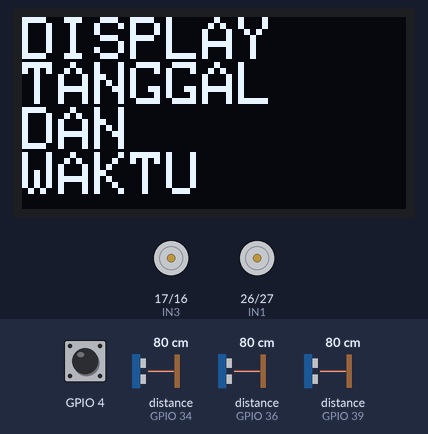
A sketch run on a simulated ESP32. On the bench: 128×64 one-colour display, motor-driver pin pairs drawn as motors (green arrow = first pin HIGH = forward, orange = second pin HIGH = backward, longer = more drive). Wiring (inferred from the names in the program): 3 × ultrasonic range finder: trigger GPIO 12, echo GPIO 34 / trigger GPIO 13, echo GPIO 36 / trigger GPIO 14, echo GPIO 39. Inputs (shaded band) come from the test bench; at power-on: GPIO 4 HIGH, distance to the obstacle (sensors on GPIO 34, GPIO 36, GPIO 39) 80 cm. The echo pulse lasts 58.3 µs per cm; the local clock reads 2024-03-15 10:24:30 at power-on unless the sketch sets it; what the sketch prints to the serial monitor is not drawn.

Above: at 2.2 s.
At 6.4 s:
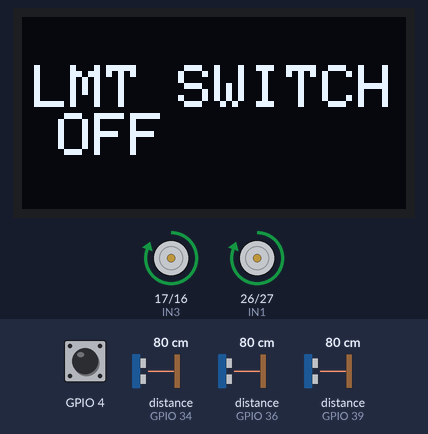
6.5 s: GPIO 4 pulled LOW for 2.5 s
At 9.1 s:
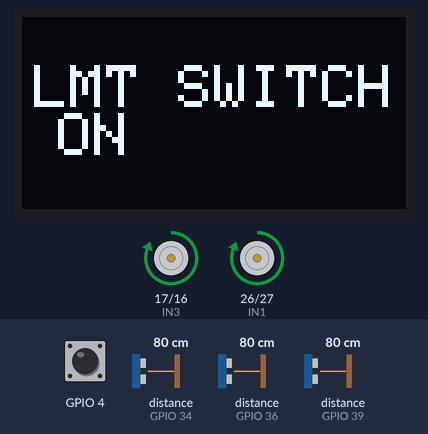
14.0 s: distance to the obstacle (sensor on GPIO 34) set to 33 cm
16.9 s: distance to the obstacle (sensor on GPIO 34) set to 28 cm
At 20.4 s:
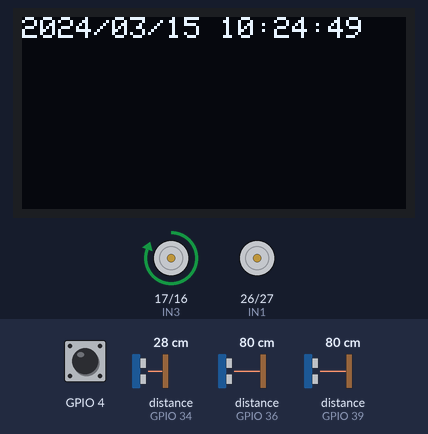
23.1 s: distance to the obstacle (sensor on GPIO 36) set to 35 cm
26.1 s: distance to the obstacle (sensor on GPIO 36) set to 27 cm
At 27.8 s:
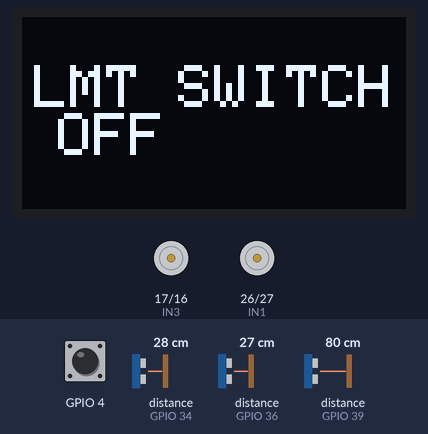
32.3 s: distance to the obstacle (sensor on GPIO 34) set to 35 cm
At 33.5 s:
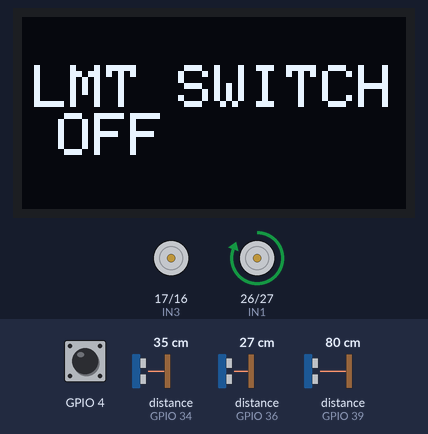
Timing chart, 0 to 35.3 s (numbered marks = the images above; inputs shaded):
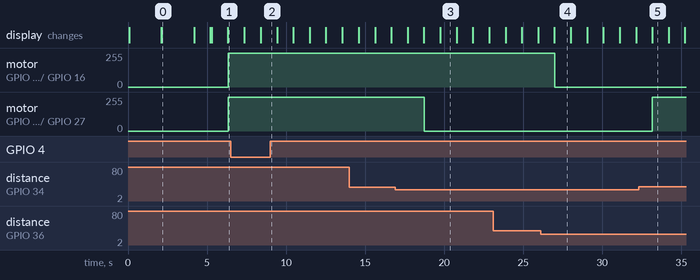

The sketch:

BRNACLEBOT_01.ino
```cpp
#include <SPI.h>
#include <Wire.h>
#include <Adafruit_GFX.h>
#include <Adafruit_SSD1306.h>
#include <RTClib.h>

#define SCREEN_WIDTH 128 // OLED display lebar dalam piksel
#define SCREEN_HEIGHT 64 // OLED display tinggi dalam piksel

// Declaration for an SSD1306 display connected to I2C (SDA, SCL pins)
#define OLED_RESET     -1 // Reset pin # (or -1 if sharing Arduino reset pin)
Adafruit_SSD1306 display(SCREEN_WIDTH, SCREEN_HEIGHT, &Wire, OLED_RESET);

//global variabel untuk membuat tulisan rata tengah
byte panjang, lebar;
int16_t  x, y;
uint16_t w, h;

//inisialisasi RTC
RTC_DS1307 rtc;
int tahun;
byte bulan, hari, jam, menit, detik;
char tanggal[20] = "yyyy/mm/dd hh:mm:ss";


//global variabel
boolean tekan;


//ultrasonik
byte trigPin1 = 12;
byte echoPin1 = 34;
byte trigPin2 = 13;
byte echoPin2 = 36;
byte trigPin3 = 14;
byte echoPin3 = 39;


byte IN1 = 26; //motor1 INA
byte IN2 = 27; //motor1 INAB
byte IN3 = 17; //motor2 INA
byte IN4 = 16; //motor2 INAB

byte Misil = 32;
#define kecepatanSuara 0.034

float jarakcm1, jarakcm2, jarakcm3;

void setup() {
  Serial.begin(115200);
  //pengaturan RTC
  if (!display.begin(SSD1306_SWITCHCAPVCC, 0x3C)) {
    Serial.println(F("SSD1306 allocation failed"));
    for (;;);
  }

  display.clearDisplay();
  display.display();
  display.setTextSize(1);
  display.setTextColor(1);

  if (!rtc.begin() || !rtc.isrunning()) {
    Serial.println("RTC tidak ditemukan");
    Serial.flush();
    display.setCursor(0, 0);
    display.print("RTC Error!!!");
    display.display();
    while (1) delay(10);
  } else {
    display.setCursor(0, 0);
    display.print("RTC OK!!!");
    display.display();
  }
  delay(2000);
  display.clearDisplay();
  display.display();

  display.setTextSize(2);
  display.setCursor(0, 0);
  display.print("DISPLAY");
  display.setCursor(0, 15);
  display.print("TANGGAL");
  display.setCursor(0, 30);
  display.print("DAN");
  display.setCursor(0, 45);
  display.print("WAKTU");
  display.display();
  delay(2000);

  //oled
  pinMode(4, INPUT_PULLUP);
  //inisialisasi sensor jarak
  pinMode(trigPin1, OUTPUT);
  pinMode(echoPin1, INPUT);
  pinMode(trigPin2, OUTPUT);
  pinMode(echoPin2, INPUT);
  pinMode(trigPin3, OUTPUT);
  pinMode(echoPin3, INPUT);

  //inisialisasi motor
  pinMode(IN1, OUTPUT);
  pinMode(IN2, OUTPUT);
  pinMode(IN3, OUTPUT);
  pinMode(IN4, OUTPUT);

  if (!display.begin(SSD1306_SWITCHCAPVCC, 0x3C)) {
    Serial.println(F("SSD1306 allocation failed"));
    for (;;); // Don't proceed, loop forever
  }
  display.clearDisplay();

  //atur ukuran tulisan
  display.setTextSize(1.5);      // ukuran normal 1:1
  display.setTextColor(WHITE); // tulisan warna putih

  //buat tulisan welcome to hollanda academy
  display.getTextBounds("BRNACLEBOT TANK", 0, 0, &x, &y, &w, &h); //untuk mendapatkan jumlah piksel dalam lebar dan tinggi untuk tulisan WELCOME
  panjang = (SCREEN_WIDTH - w) / 2; // Untuk menentukan penempatan piksel pertama
  display.setCursor(panjang, 0);     // kursor diletakkan pada rata tengah kolom 0
  display.print("BRNACLEBOT TANK");
  display.display();
  delay(1000);

  //sekarang kita buat tulisan di bagian tengah layar
  display.setTextSize(1);      // ukuran normal 1:1
  display.setTextColor(WHITE); // tulisan warna putih

  display.getTextBounds("NIZAM", 0, 0, &x, &y, &w, &h); //untuk mendapatkan jumlah piksel dalam lebar dan tinggi untuk tulisan WELCOME
  panjang = (SCREEN_WIDTH - w) / 2; // Untuk menentukan penempatan piksel pertama
  lebar = (SCREEN_HEIGHT - h) / 2;
  display.setCursor(panjang, 20);     // kursor diletakkan pada rata tengah kolom 0
  display.print("NIZAM");
  display.display();

  //sekarang kita buat tulisan di bagian bawah layar
  display.getTextBounds("NIKE", 0, 0, &x, &y, &w, &h); //untuk mendapatkan jumlah piksel dalam lebar dan tinggi untuk tulisan WELCOME
  panjang = (SCREEN_WIDTH - w) / 2; // Untuk menentukan penempatan piksel pertama
  lebar = SCREEN_HEIGHT - h;
  display.setCursor(panjang, 35);     // kursor diletakkan pada rata tengah kolom 0
  display.print("NIKE");
  display.display();

  //sekarang kita buat tulisan di bagian bawah layar
  display.getTextBounds("ARIEF", 0, 0, &x, &y, &w, &h); //untuk mendapatkan jumlah piksel dalam lebar dan tinggi untuk tulisan WELCOME
  panjang = (SCREEN_WIDTH - w) / 2; // Untuk menentukan penempatan piksel pertama
  lebar = SCREEN_HEIGHT - h;
  display.setCursor(panjang, 50);     // kursor diletakkan pada rata tengah kolom 0
  display.print("ARIEF");
  display.display();

  Serial.println("ROBOT MOVEMENT");
  Serial.println("Sensor 1(cm), Sensor 2 (cm), Sensor 3 (cm) ");
}

void loop() {
  //perulangan RTC data
  DateTime nows = rtc.now();
  tahun = nows.year();
  bulan = nows.month();
  hari = nows.day();
  jam = nows.hour();
  menit = nows.minute();
  detik = nows.second();

  sprintf(tanggal, "%4d/%02d/%02d %02d:%02d:%02d", tahun, bulan, hari, jam, menit, detik);
  Serial.println(tanggal);

  display.setTextSize(1);
  display.clearDisplay();
  display.setCursor(0, 0);
  display.print(tanggal);
  display.display();
  delay(1000);


  tekan = digitalRead(4);
  Serial.print(tekan);
  Serial.print(" ");

  display.clearDisplay();
  if (tekan == 0) {
    Serial.println("limit switch ditekan");
    display.setTextSize(2);
    display.getTextBounds("LMT SWITCH ON", 0, 0, &x, &y, &w, &h); //untuk mendapatkan jumlah piksel dalam lebar dan tinggi untuk tulisan WELCOME
    panjang = (SCREEN_WIDTH - w) / 2; // Untuk menentukan penempatan piksel pertama
    lebar = (SCREEN_HEIGHT - h) / 2;
    display.setCursor(panjang, lebar);     // kursor diletakkan pada rata tengah kolom 0
    display.print("LMT SWITCH ON");
    display.display();
    //while(1){
    //delay(1000);

  }
  else {
    Serial.println("limit switch tidak ditekan");
    display.setTextSize(2);
    display.getTextBounds("LMT SWITCH OFF", 0, 0, &x, &y, &w, &h); //untuk mendapatkan jumlah piksel dalam lebar dan tinggi untuk tulisan WELCOME
    panjang = (SCREEN_WIDTH - w) / 2; // Untuk menentukan penempatan piksel pertama
    lebar = (SCREEN_HEIGHT - h) / 2;
    display.setCursor(panjang, lebar);     // kursor diletakkan pada rata tengah kolom 0
    display.print("LMT SWITCH OFF");
    display.display();
  }

  jarakcm1 = ambilJarak(trigPin1, echoPin1);
  jarakcm2 = ambilJarak(trigPin2, echoPin2);
  jarakcm3 = ambilJarak(trigPin3, echoPin3);


  Serial.print(jarakcm1, 2);
  Serial.print(" , ");
  Serial.print(jarakcm2, 2);
  Serial.print(" , ");
  Serial.println(jarakcm3);


  //sensor 1 dan sensor 3 menjadi dasar untuk pergerakan motor
  //jika sensor 1 kurang dari 100 dan sensor 3 lebih dari 100 maka belok kiri
  //artinya motor kanan aktif dan motor kiri berhenti
  if (jarakcm1 < 30 && jarakcm2 >= 30) belokKanan();

  //jika sensor 1 lebih dari 100 dan sensor 3 kurang dari 100 maka belok kanan
  //artinya motor kiri aktif dan motor kanan berhenti;
  else if (jarakcm1 >= 30 && jarakcm2 < 30) belokKiri();

  //jika sensor 1 dan sensor 3 lebih dari 100 maka lurus
  //artinya kedua motor aktif
  else if (jarakcm1 >= 30 && jarakcm2 >= 30) lurus();


  //selain itu motor berhenti
  else berhenti();
  delay(500);
   if (jarakcm3 < 15) {
    Serial.println("fire fire");
    digitalWrite(Misil, 1);
  }
  //Jika jarak lebih dari 50 cm maka lampu mati.
  else {
    Serial.println("hayoloo");
    digitalWrite(Misil, 0);
  }
  delay(500);
}

float ambilJarak(byte trigPin, byte echoPin) {
  float jarak = 0;
  unsigned long durasi = 0;
  digitalWrite(trigPin, LOW);
  delayMicroseconds(2);
  digitalWrite(trigPin, HIGH);
  delayMicroseconds(10);
  digitalWrite(trigPin, LOW);

  durasi = pulseIn(echoPin, HIGH);

  // Calculate the distance
  jarak = durasi * kecepatanSuara / 2;
  return jarak;
}

void belokKanan() {
  Serial.println("Belok Kanan");
  digitalWrite(IN1, 0); //motor1 A
  digitalWrite(IN2, 0); //motor1 B
  digitalWrite(IN3, 1); //motor2 A
  digitalWrite(IN4, 0); //motor2 B
}

void belokKiri() {
  Serial.println("Belok Kiri");
  digitalWrite(IN1, 1); //motor1 A
  digitalWrite(IN2, 0); //motor1 B
  digitalWrite(IN3, 0); //motor2 A
  digitalWrite(IN4, 0); //motor2 B
}

void lurus() {
  Serial.println("Lurus");
  digitalWrite(IN1, 1); //motor1 A
  digitalWrite(IN2, 0); //motor1 B
  digitalWrite(IN3, 1); //motor2 A
  digitalWrite(IN4, 0); //motor2 B
}

void berhenti() {
  Serial.println("Berhenti");
  digitalWrite(IN1, 0); //motor1 A
  digitalWrite(IN2, 0); //motor1 B
  digitalWrite(IN3, 0); //motor2 A
  digitalWrite(IN4, 0); //motor2 B
}
```

Measured:
- the behaviour switches between 31 and 30 cm on distance to the obstacle (sensor on GPIO 34) (found by bisection; images 2 and 3)
- the behaviour switches between 31 and 30 cm on distance to the obstacle (sensor on GPIO 36) (found by bisection; images 3 and 4)
- after the input at 6.5 s, the display: first differs from a run without the input after 1.9 s (image 2)
- after the input at 16.9 s, motor on GPIO 26 (IN1) / GPIO 27 (IN2): forward 255/255 → stopped after 1.8 s
- after the input at 26.1 s, motor on GPIO 17 (IN3) / GPIO 16 (IN4): forward 255/255 → stopped after 0.89 s
- after the input at 32.3 s, motor on GPIO 26 (IN1) / GPIO 27 (IN2): stopped → forward 255/255 after 0.87 s
- what the display in image 0 shows lasts 2.1 s, from 2.1 s to 4.2 s
